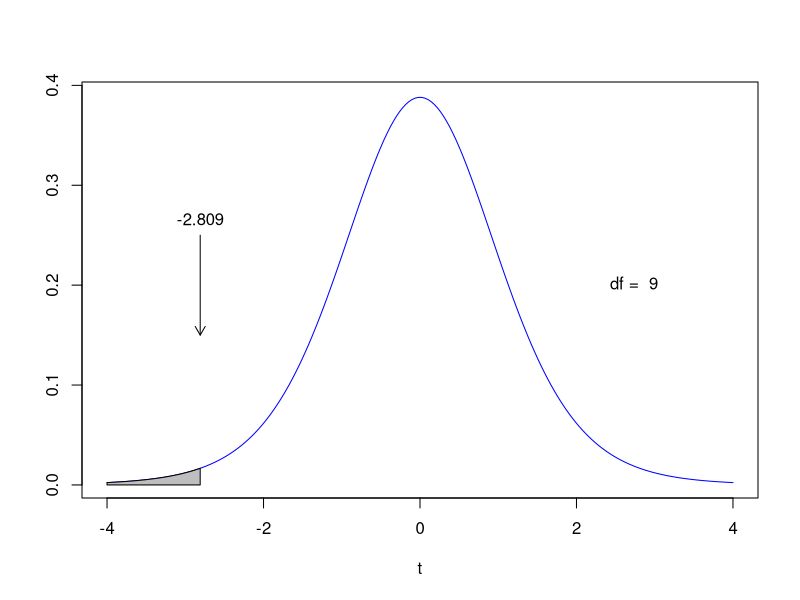

This chart was generated by the following R code:
#define the vectors
rationA=c(10,8,12,11,9,6,6,9,5,6)
rationB=c(13,15,14,13,17,9,10,8,10,8)
#calculate the params
n1=length(rationA)
n2=length(rationB)
xbar1=mean(rationA)
xbar2=mean(rationB)
var1=var(rationA)
var2=var(rationB)
#the t statistic
t.prime=(xbar1-xbar2)/sqrt((var1/n1)+(var2/n2))
t.prime
#degrees of freedom
c=(var1/n1)/((var1/n1)+(var2/n2))
df=((n1-1)*(n2-1))/((n2-1)*(c^2)+(1-c^2)*(n1-1))
df
#Now we draw the t distribution with df=9
#and shade the region corresponding to the t statistic
tt=seq(-4,4,length=200)
yy=dt(tt,df)
plot(tt,yy,type="l",col="blue",xlab="t",ylab="")
xx=seq(-4,t.prime,length=100)
yy=dt(xx,df)
polygon(c(-4,xx,t.prime),c(0,yy,0),col="gray")
arrows(t.prime,.25,t.prime,.15,length=0.1)
text(t.prime,.25,"-2.809",pos=3)
text(2.3,.2,paste("df = ",df),pos=4)
#the p-value
p=pt(t.prime,df)
p

#using the built in package
t.test(rationA,rationB,alternative="less")
